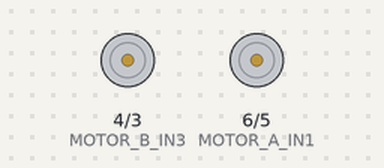
A sketch run on a simulated ESP32-S3. Shown: motor-driver pin pairs drawn as motors (green arrow = first pin HIGH = forward, orange = second pin HIGH = backward, longer = more drive). WiFi joins after 1.5 s; servers stay silent unless stated; what the sketch prints to the serial monitor is not drawn.

Above: at 6.0 s.
At 12.5 s:
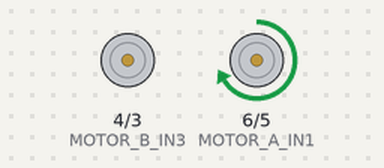
At 17.5 s:
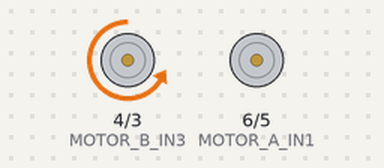
At 27.5 s:
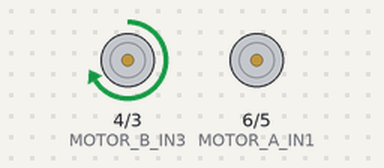
Timing chart, 0 to 34.5 s (numbered marks = the images above):
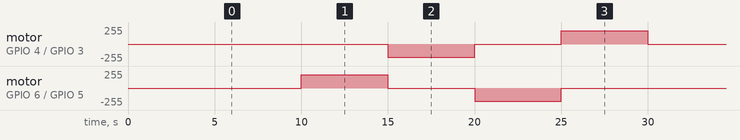

Measured:
- by itself, motor on GPIO 4 (MOTOR_B_IN3) / GPIO 3 (MOTOR_B_IN4): repeats every 25.0 s: stopped 5.0 s, forward 200/255 5.0 s, stopped 10.0 s, backward 200/255 5.0 s
- by itself, motor on GPIO 6 (MOTOR_A_IN1) / GPIO 5 (MOTOR_A_IN2): repeats every 25.0 s: stopped 5.0 s, backward 200/255 5.0 s, stopped 10.0 s, forward 200/255 5.0 s

The sketch:

esp32_apenas_bobinas.ino
```cpp
#include <WiFi.h>
#include <WebServer.h>

// ------------------- PROTÓTIPOS -------------------
void setMotorA(int speed);
void setMotorB(int speed);
void stopMotors();
void handleRoot();
void handleData();

// ------------------- WI-FI -------------------
const char* ssid = "CW";
const char* password = "244466666";

WebServer server(80);

// ------------------- DRV8833 PINS (ESP32-S3 MINI) -------------------
#define MOTOR_A_IN1 6   // Out1 e Out2 -> Bobina 1 (B1)
#define MOTOR_A_IN2 5
#define MOTOR_B_IN3 4   // Out3 e Out4 -> Bobina 2 (B2)
#define MOTOR_B_IN4 3

// ------------------- TIMERS -------------------
unsigned long lastMotorTime = 0;
const unsigned long motorInterval = 5000;  // 5 segundos por estado
int motorState = 0;

// ------------------- VARIÁVEIS GLOBAIS -------------------
String currentMotor = "Inicializando...";

// ----------- WEBPAGE MINIMALISTA (Para ver o Estado via Wi-Fi) -----------
const char index_html[] PROGMEM = R"rawliteral(
<!DOCTYPE html>
<html>
<head>
  <meta name="viewport" content="width=device-width, initial-scale=1">
  <meta charset="utf-8">
  <title>Teste de Bobinas ESP32</title>
  <style>
    body {
      font-family: Arial, sans-serif;
      text-align: center;
      background: #f4f4f9;
      padding: 30px;
      margin: 0;
    }
    .card {
      background: white;
      border-radius: 12px;
      padding: 30px;
      margin: 20px auto;
      max-width: 500px;
      box-shadow: 0 4px 15px rgba(0,0,0,0.1);
    }
    h1 { color: #333; font-size: 1.8em; }
    h2 { color: #007BFF; font-size: 1.3em; }
    p { font-size: 1.4em; color: #222; font-family: monospace; font-weight: bold; background: #eee; padding: 15px; border-radius: 8px; }
  </style>
</head>
<body>
  <h1>Painel de Monitorização Wi-Fi</h1>
  <div class="card">
    <h2>Estado Atual do Passo (Bobinas)</h2>
    <p id="motor">A ligar ao ESP32...</p>
  </div>

  <script>
    async function fetchData() {
      try {
        const response = await fetch('/data', { cache: 'no-store' });
        const data = await response.json();
        document.getElementById('motor').innerText = data.motor;
      } catch (err) {
        document.getElementById('motor').innerText = "Erro de conexão...";
      }
    }
    setInterval(fetchData, 400); // Atualiza no browser a cada 400ms
    fetchData();
  </script>
</body>
</html>
)rawliteral";

// ------------------- HANDLERS WI-FI -------------------
void handleRoot() {
  server.sendHeader("Cache-Control", "no-store, no-cache, must-revalidate, max-age=0");
  server.send(200, "text/html; charset=utf-8", index_html);
}

void handleData() {
  String json = "{\"motor\":\"" + currentMotor + "\"}";
  server.sendHeader("Cache-Control", "no-store, no-cache, must-revalidate, max-age=0");
  server.send(200, "application/json", json);
}

// ------------------- SETUP -------------------
void setup() {
  Serial.begin(115200);
  delay(500);

  // Inicializar Pinos do Driver
  pinMode(MOTOR_A_IN1, OUTPUT);
  pinMode(MOTOR_A_IN2, OUTPUT);
  pinMode(MOTOR_B_IN3, OUTPUT);
  pinMode(MOTOR_B_IN4, OUTPUT);
  stopMotors();

  // Conexão Wi-Fi
  Serial.print("A ligar ao Wi-Fi");
  WiFi.begin(ssid, password);
  while (WiFi.status() != WL_CONNECTED) {
    delay(500);
    Serial.print(".");
  }
  Serial.println("\nWi-Fi ligado!");
  Serial.print("Aceda a este IP no browser para monitorizar: ");
  Serial.println(WiFi.localIP());

  // Rotas do Servidor
  server.on("/", HTTP_GET, handleRoot);
  server.on("/data", HTTP_GET, handleData);
  server.begin();

  Serial.println("Sequência de teste iniciada.");
}

// ------------------- LOOP PRINCIPAL -------------------
void loop() {
  server.handleClient(); // Processa os pedidos Wi-Fi

  // Máquina de estados baseada rigorosamente na tua tabela (Cada estado = 5 segundos)
  if (millis() - lastMotorTime >= motorInterval) {
    lastMotorTime = millis();

    switch (motorState) {
      case 0: // ESTADO A: B1 = OFF, B2 = OFF
        setMotorA(0);
        setMotorB(0);
        currentMotor = "A -> B1: OFF | B2: OFF";
        motorState = 1;
        break;

      case 1: // ESTADO B: B1 = +, B2 = OFF
        setMotorA(200);
        setMotorB(0);
        currentMotor = "B -> B1:   +  | B2: OFF";
        motorState = 2;
        break;

      case 2: // ESTADO C: B1 = OFF, B2 = -
        setMotorA(0);
        setMotorB(-200);
        currentMotor = "C -> B1: OFF | B2:   -";
        motorState = 3;
        break;

      case 3: // ESTADO D: B1 = -, B2 = OFF
        setMotorA(-200);
        setMotorB(0);
        currentMotor = "D -> B1:   -  | B2: OFF";
        motorState = 4;
        break;

      case 4: // ESTADO E: B1 = OFF, B2 = +
        setMotorA(0);
        setMotorB(200);
        currentMotor = "E -> B1: OFF | B2:   +";
        motorState = 0; // Volta a fechar o ciclo no Estado A
        break;
    }

    // Imprime também no Monitor Serial para validação imediata
    Serial.println("[ESTADO ATUAL] " + currentMotor);
  }
}

// ------------------- FUNÇÕES DOS MOTORES / BOBINAS -------------------
void setMotorA(int speed) {
  speed = constrain(speed, -255, 255);
  if (speed > 0) {
    analogWrite(MOTOR_A_IN1, speed);
    analogWrite(MOTOR_A_IN2, 0);
  } else if (speed < 0) {
    analogWrite(MOTOR_A_IN1, 0);
    analogWrite(MOTOR_A_IN2, -speed);
  } else {
    analogWrite(MOTOR_A_IN1, 0);
    analogWrite(MOTOR_A_IN2, 0);
  }
}

void setMotorB(int speed) {
  speed = constrain(speed, -255, 255);
  if (speed > 0) {
    analogWrite(MOTOR_B_IN3, speed);
    analogWrite(MOTOR_B_IN4, 0);
  } else if (speed < 0) {
    analogWrite(MOTOR_B_IN3, 0);
    analogWrite(MOTOR_B_IN4, -speed);
  } else {
    analogWrite(MOTOR_B_IN3, 0);
    analogWrite(MOTOR_B_IN4, 0);
  }
}

void stopMotors() {
  analogWrite(MOTOR_A_IN1, 0);
  analogWrite(MOTOR_A_IN2, 0);
  analogWrite(MOTOR_B_IN3, 0);
  analogWrite(MOTOR_B_IN4, 0);
}
```
